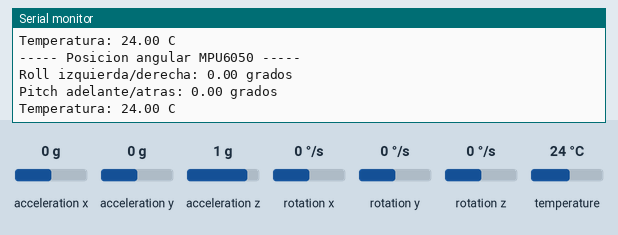
Simulated run of this sketch. Board: ESP32. On the bench: the last lines printed to the serial monitor. Inputs (shaded band) come from the test bench; at power-on: acceleration x 0 g, acceleration y 0 g, acceleration z 1 g, temperature 24 °C, rotation x 0 °/s, rotation y 0 °/s, rotation z 0 °/s.

Above: at 3.2 s.
3.3 s: acceleration x set to -1.4 g
At 3.76 s:
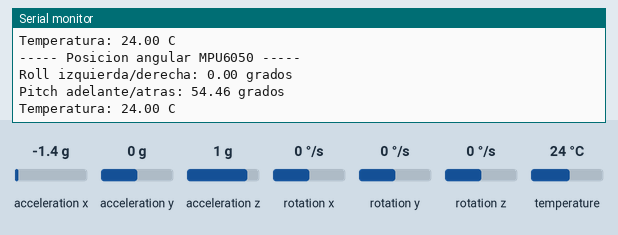
4.8 s: acceleration y set to -1.4 g
At 5.3 s:
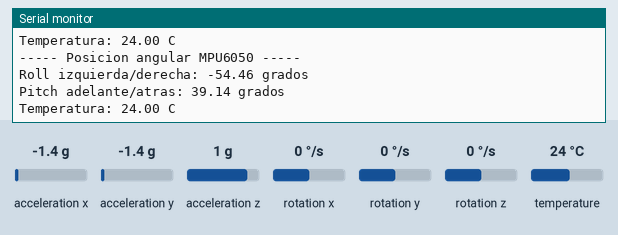
6.3 s: acceleration z set to -1.4 g
At 6.53 s:
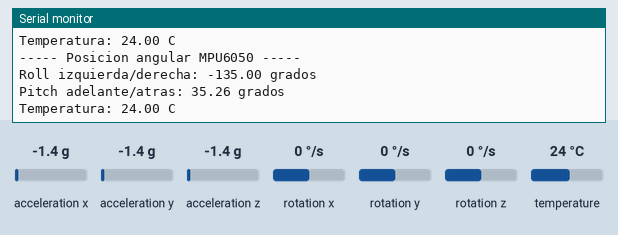
7.8 s: temperature set to 12 °C
At 8.07 s:
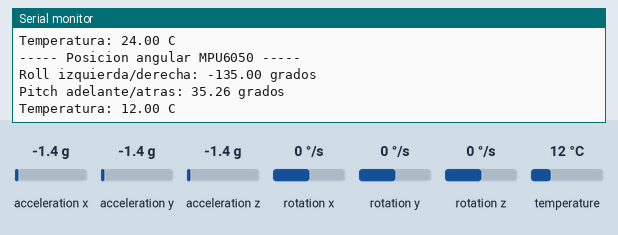
Timing chart, 0 to 10.3 s (numbered marks = the images above; inputs shaded):
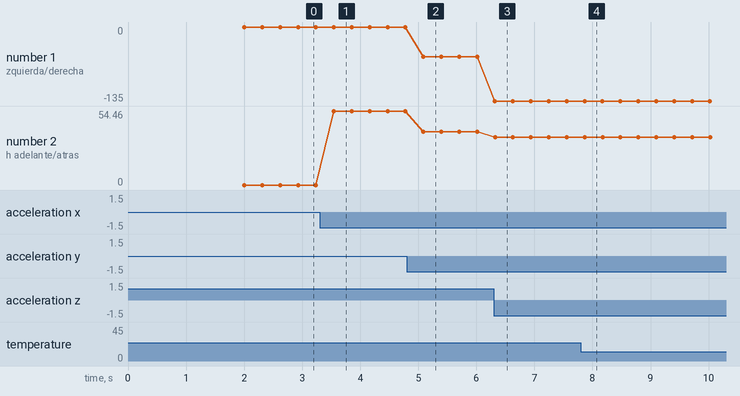

Measured:
- after the input at 3.3 s, the serial monitor: prints a new line after 0.25 s (image 1)
- after the input at 4.8 s, the serial monitor: prints a new line after 0.29 s (image 2)
- after the input at 6.3 s, the serial monitor: prints a new line at once (image 3)
- after the input at 7.8 s, the serial monitor: prints a new line after 0.07 s (image 4)
- plotted number 1: 0 → -54.46 after the input at 4.8 s, -54.46 → -135 after the input at 6.3 s
- plotted number 2: 0 → 54.46 after the input at 3.3 s, 54.46 → 39.14 after the input at 4.8 s, 39.14 → 35.26 after the input at 6.3 s

The sketch:

Prueba_ESP32_MPU6050.ino
```cpp
// Prueba ESP32 + MPU6050
// Muestra posicion angular: Roll y Pitch en grados

#include <Wire.h>
#include <Adafruit_MPU6050.h>
#include <Adafruit_Sensor.h>
#include <math.h>

Adafruit_MPU6050 mpu;

// Pines I2C ESP32
const int SDA_PIN = 21;
const int SCL_PIN = 22;

void setup() {
  Serial.begin(115200);
  delay(1000);

  Serial.println("Prueba ESP32 + MPU6050 - Posicion angular");

  Wire.begin(SDA_PIN, SCL_PIN);

  if (!mpu.begin()) {
    Serial.println("No se detecta el MPU6050");
    Serial.println("Revisa VCC, GND, SDA y SCL");
    while (1) {
      delay(10);
    }
  }

  Serial.println("MPU6050 detectado correctamente");

  mpu.setAccelerometerRange(MPU6050_RANGE_8_G);
  mpu.setGyroRange(MPU6050_RANGE_500_DEG);
  mpu.setFilterBandwidth(MPU6050_BAND_21_HZ);

  delay(1000);
}

void loop() {
  sensors_event_t aceleracion, giroscopio, temperatura;
  mpu.getEvent(&aceleracion, &giroscopio, &temperatura);

  float ax = aceleracion.acceleration.x;
  float ay = aceleracion.acceleration.y;
  float az = aceleracion.acceleration.z;

  // Calculo de inclinacion usando acelerometro
  float roll = atan2(ay, az) * 180.0 / PI;
  float pitch = atan2(-ax, sqrt(ay * ay + az * az)) * 180.0 / PI;

  Serial.println("----- Posicion angular MPU6050 -----");

  Serial.print("Roll izquierda/derecha: ");
  Serial.print(roll);
  Serial.println(" grados");

  Serial.print("Pitch adelante/atras: ");
  Serial.print(pitch);
  Serial.println(" grados");

  Serial.print("Temperatura: ");
  Serial.print(temperatura.temperature);
  Serial.println(" C");

  Serial.println();

  delay(300);
}
```
